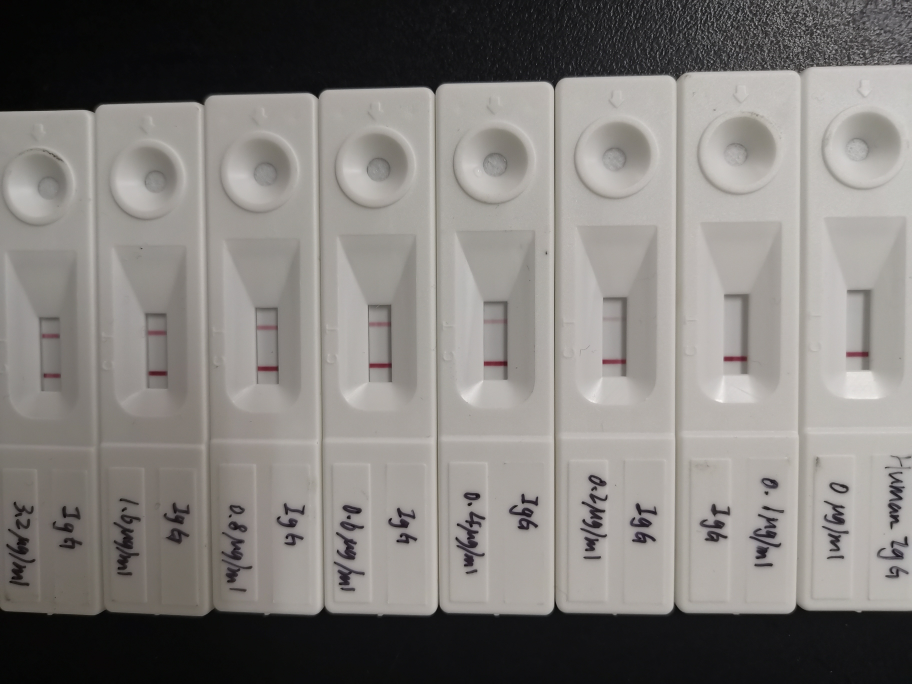
#> input picture img/IMG_2564.JPG, 3648 x 2736 px (shown at 1/4 size)
$ python rectangle.py
#> lines starting #> are read from the running program, lines starting #| are printed output that depends on the picture
### Exposure.py
import cv2
import numpy as np

img=cv2.imread('img/IMG_2564.JPG')
#> img is the input picture: shape (2736, 3648, 3); mean B, G, R 122.8, 125.9, 129.2
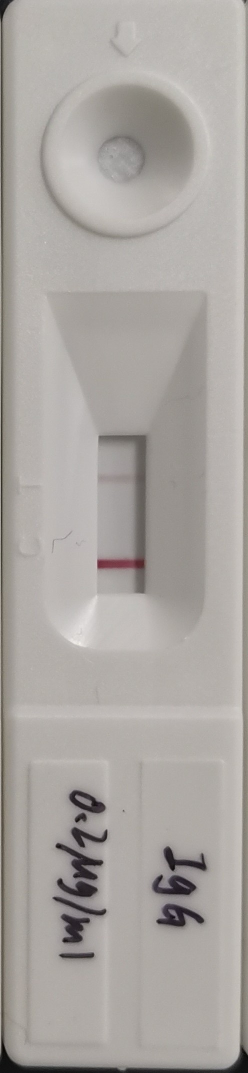
#> input picture img/2w.jpg, 496 x 2145 px (shown at 1/2 size)
#> further down, img is the input picture: shape (2145, 496, 3); mean B, G, R 161.5, 165.5, 170.2
# [18 lines left out: functions cv_show, Exposure_adj, not called in this run]


# img=cv2.resize(img,(0,0),fx=0.2,fy=0.2)
# res = Exposure_adj(img,0.55)
# cv_show("img",res)

### rectangle.py
import cv2
import numpy as np
import Exposure

# [36 lines left out: functions Exposure_adj, solve_quad, not called in this run]

def cv_show(name,img):
    cv2.imshow(name,img)
    cv2.waitKey(0)
    cv2.destroyAllWindows()

# [7 lines left out: function cvAvg, not called in this run]

def cvContrastRatio(img,num):
#> called with num = 1.4
    b,g,r=cv2.split(img)

    for y in range(len(r)):
        for x in range(len(r[y])):
            r[y][x]=(int)(r[y][x]*num)
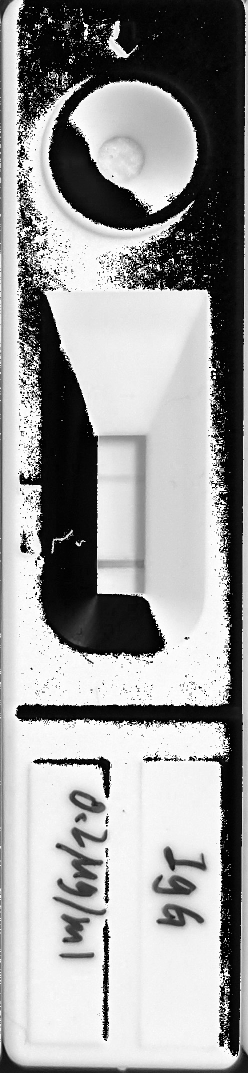
#> r: shape (2145, 496) (shown at 1/2 size); min 0, max 254, mean 156.1
    for y in range(len(g)):
        for x in range(len(g[y])):
            g[y][x] = (int)(g[y][x] * num)
    for y in range(len(b)):
        for x in range(len(b[y])):
            b[y][x] = (int)(b[y][x]* num )
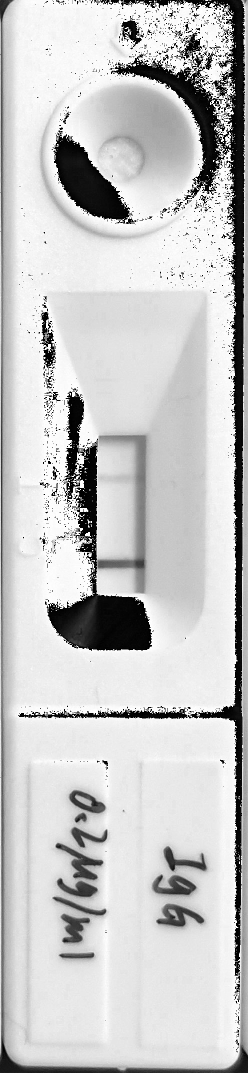
#> b: shape (2145, 496) (shown at 1/2 size); min 0, max 254, mean 198.8
    res=cv2.merge((b,g,r))
    return res

# [7 lines left out: function Variance, not called in this run]

img=cv2.imread('img/2w.jpg')
img=cvContrastRatio(img.copy(),1.4)

##模式匹配
template=cv2.imread('img/templatetest.jpg')
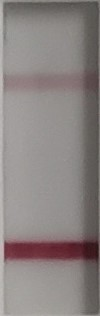
#> input picture img/templatetest.jpg, 100 x 316 px
#> template is the input picture: shape (316, 100, 3); mean B, G, R 129.2, 130.6, 138.5
res = cv2.matchTemplate(img.copy(), template, cv2.TM_CCOEFF_NORMED)
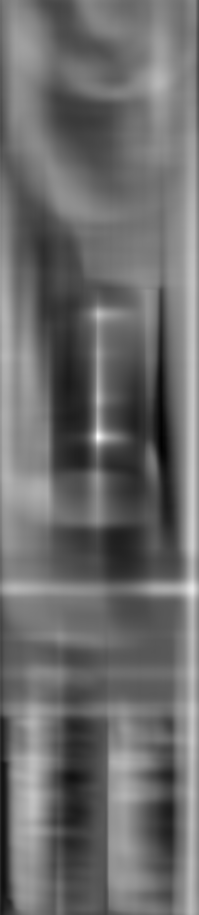
#> res: shape (1830, 397) float32 (shown at 1/2 size); min -0.552, max 0.841, mean 0.039; drawn with min black and max white
min_val, max_val, min_loc, max_loc = cv2.minMaxLoc(res)
#> min_val = -0.552; max_val = 0.841; min_loc = (323, 876); max_loc = (195, 873)
xmid=template.shape[1]
#> xmid = 100
print(xmid)
#| 100

ymid=template.shape[0]
#> ymid = 316
print(ymid)
#| 316
raw=img.copy()[max_loc[1]:max_loc[1]+template.shape[0],max_loc[0]:max_loc[0]+template.shape[1]]
mres=img.copy()[max_loc[1]+(int)(ymid/8):max_loc[1]+template.shape[0]-(int)(ymid/8),max_loc[0]+(int)(xmid/3):max_loc[0]+template.shape[1]-(int)(xmid/3)]
print("模式匹配")
cv_show("mres",mres)

#对比度
##mresc=cvContrastRatio(mres,4)
#cv_show("mres",mresc)

mres=cv2.bilateralFilter(mres,21,10,10)

cv_show("mres",mres)
mres_gray=cv2.cvtColor(mres,cv2.COLOR_BGR2GRAY)
cv_show("mres_gray",mres_gray)
bord=cv2.Canny(mres_gray,25,18)
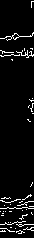
#> bord: shape (238, 34); 5.5% white in thin lines or dots
cv_show("b",bord)

lines=cv2.HoughLinesP(mres_gray,1,np.pi/10,50,5,10)
#> lines = 34 rows, first 6: [18, 237, 18, 0], [19, 237, 19, 0], [3, 237, 3, 0], [32, 237, 32, 0], [4, 237, 4, 0], [5, 237, 5, 0]
for line in lines:
    for x1,y1,x2,y2 in line:
        if abs(x1-x2)>=template.shape[1]/5 and abs(y1-y2) <= 4:
            cv2.line(mres_gray,(x1,y1),(x2,y2),[255,0,0],1)
#> this loop made 34 passes
#> line on passes 1 to 12: [[18, 237, 18, 0]], [[19, 237, 19, 0]], [[3, 237, 3, 0]], [[32, 237, 32, 0]], [[4, 237, 4, 0]], [[5, 237, 5, 0]], [[14, 237, 14, 0]], [[31, 237, 31, 0]], [[30, 237, 30, 0]], [[11, 237, 11, 0]], [[2, 237, 2, 0]], [[16, 237, 16, 0]]

cv_show("lines",mres_gray)
#边界填充
top_size,bottom_size,left_size,right_size = ((int)(ymid/8),(int)(ymid/8),(int)(xmid/3),(int)(xmid/3))
#> top_size = 39; bottom_size = 39; left_size = 33; right_size = 33
mres = cv2.copyMakeBorder(mres, top_size, bottom_size, left_size, right_size,cv2.BORDER_CONSTANT, value=0)
#> mres: shape (316, 100, 3)
print("边界填充")
cv_show('img',mres)

#转化为HSV
hsv=cv2.cvtColor(mres,cv2.COLOR_BGR2HSV_FULL)
#> hsv: shape (316, 100, 3); mean H, S, V 8.9, 4.9, 56
h,s,v=cv2.split(hsv)
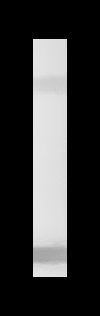
#> v: shape (316, 100); min 0, max 231, mean 56
print("转化为HSV,H分量图")
cv_show('img',h)

#二值化
ret, h1 = cv2.threshold(h.copy(), 240, 255, cv2.THRESH_BINARY)
print("二值化")
cv_show('img',h1)

#开运算
kernel = np.ones((3,3),np.uint8)
closing = cv2.morphologyEx(h1, cv2.MORPH_OPEN, kernel)
print("开运算")
cv2.imshow('opening', closing)
cv2.waitKey(0)
cv2.destroyAllWindows()

#闭运算
kernel = np.ones((10,10),np.uint8)
closing = cv2.morphologyEx(closing, cv2.MORPH_CLOSE, kernel)
print("闭运算")
cv2.imshow('closing', closing)
cv2.waitKey(0)
cv2.destroyAllWindows()

#开运算
kernel = np.ones((10,10),np.uint8)
closing = cv2.morphologyEx(closing, cv2.MORPH_OPEN, kernel)
print("开运算")
cv2.imshow('opening', closing)
cv2.waitKey(0)
cv2.destroyAllWindows()

#开运算
kernel = np.ones((50,50),np.uint8)
closing = cv2.morphologyEx(closing.copy(), cv2.MORPH_CLOSE, kernel)
print("闭运算")
cv2.imshow('closing', closing)
cv2.waitKey(0)
cv2.destroyAllWindows()

# [7 lines of commented-out code are left out]
contours, hierarchy = cv2.findContours(closing, cv2.RETR_TREE, cv2.CHAIN_APPROX_SIMPLE)
draw_img = raw.copy()
res=cv2.drawContours(draw_img,contours,-1,(0,0,255),1)
print("轮廓")
cv_show('img',res)

#C线轮廓矩形
cnt=contours[0]
cx,cy,cw,ch = cv2.boundingRect(cnt)
img = cv2.rectangle(raw.copy(),(cx,cy+9*(int)(ch/5)),(cx+cw,cy+ch+6*(int)(ch/5)),(0,255,0),1)
print("C线轮廓矩形")
cv_show('img',img)

#C线分割
roi1=raw.copy()[cy+(int)(ch/5):cy-(int)(ch/2)+ch,cx:cx+cw]
print("C线分割")
cv_show('img',roi1)

#C线转灰度
roi1_gray=cv2.cvtColor(roi1.copy(),cv2.COLOR_BGR2GRAY)
print("C线图像转化为灰度图")
cv_show('img',roi1_gray)


#计算标C灰度图平均灰度值和方差
avgC=cvAvg(roi1_gray)
variance=Variance(roi1_gray)
print("平均灰度值为",avgC)
print("方差为",variance)

#T线轮廓矩形
cnt=contours[1]
tx,ty,tw,th = cv2.boundingRect(cnt)
img = cv2.rectangle(img,(tx,ty-7*(int)(th/5)),(tx+tw,ty-10*(int)(th/5)+th),(0,255,0),1)
print("T线轮廓矩形")
cv_show('img',img)

#T线分割
roi2=raw.copy()[ty+(int)(th/5):ty-(int)(th/2)+th,tx:tx+tw]
print("T线分割")
cv_show('img',roi2)

#T线图像转灰度图
roi2_gray=cv2.cvtColor(roi2.copy(),cv2.COLOR_BGR2GRAY)
print("T线灰度图")
cv_show('img',roi2_gray)

#w区域
wx=cx
wy=(int)((cy+ty)/2)
wh=ch
ww=cw

img = cv2.rectangle(img,(wx,wy+(int)(wh/5)),(wx+ww,wy-(int)(wh/2)+wh),(0,255,0),1)
print("w区域轮廓矩形")
cv_show('img',img)
roiw=raw.copy()[wy+(int)(wh/5):wy-(int)(wh/2)+wh,wx:wx+ww]
print("w区域分割")
cv_show('img',roiw)
roiw_gray=cv2.cvtColor(roiw,cv2.COLOR_BGR2GRAY)
avgW=cvAvg(roiw_gray)
print("W灰度为",avgW)


avgT=cvAvg(roi2_gray)
variance2=Variance(roi2_gray)
print("平均灰度值为",avgT)
print("方差为",variance2)

rate=avgC/avgT
print("灰度的比值为",rate)

result=(avgW-avgT)/((avgW-avgT)+(avgW-avgC))
print("T/(T+C)=",result)

a=-0.0014
b=0.0603
c=0.1323-result
p=np.poly1d([a,b,c])
x1,x2=solve_quad(a,b,c)
print("x1=",x1,"x2=",x2)
print(p.r)
